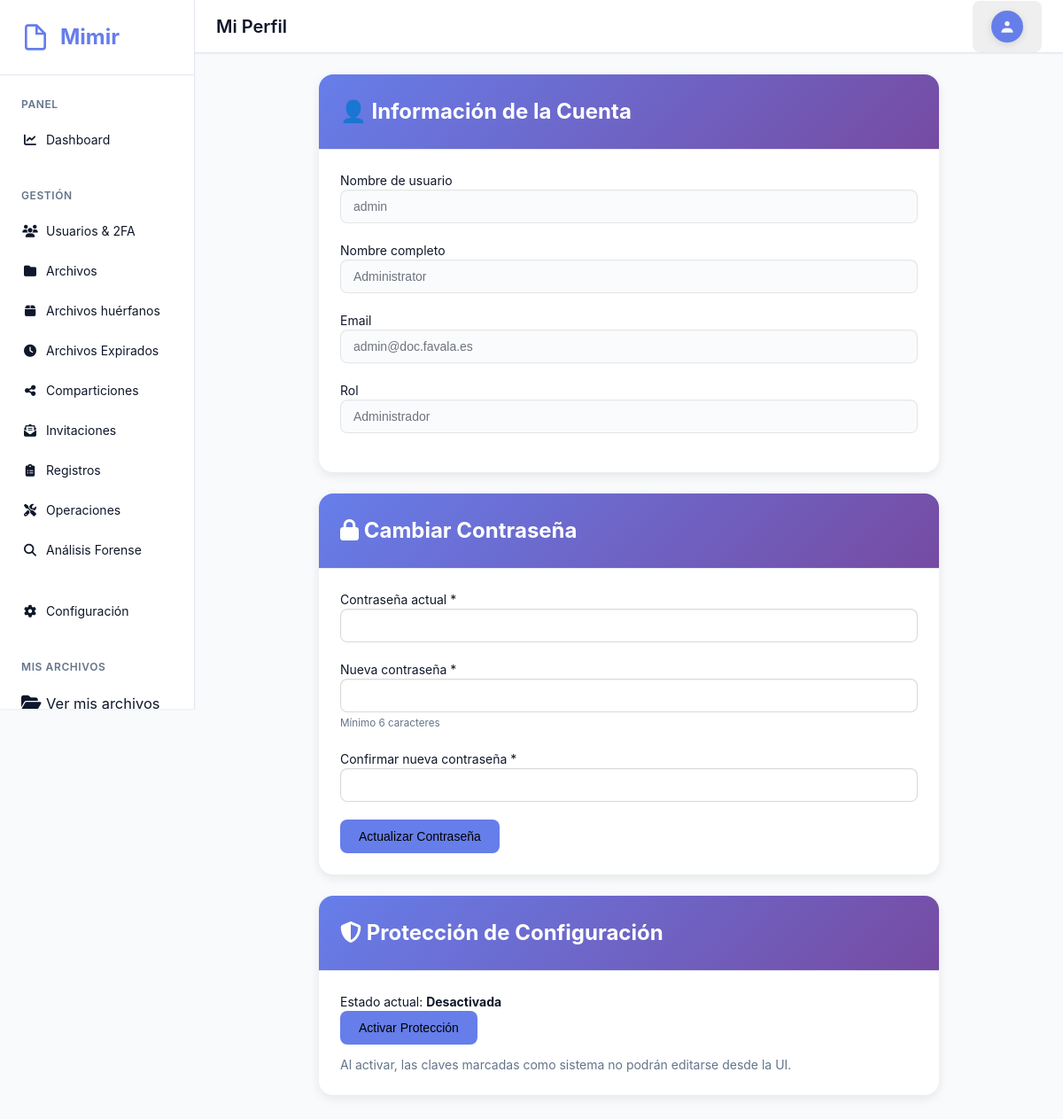
Screenshot of /user/profile.php (signed in) with the database file from the repository.
### tables this page shows
CREATE TABLE `users` (
  `id` int(11) NOT NULL AUTO_INCREMENT,
  `username` varchar(50) NOT NULL,
  `email` varchar(100) NOT NULL,
  `password` varchar(255) DEFAULT NULL,
  `full_name` varchar(100) DEFAULT NULL,
  `role` enum('admin','user') NOT NULL DEFAULT 'user',
  `is_active` tinyint(1) NOT NULL DEFAULT 1,
  `is_ldap` tinyint(1) NOT NULL DEFAULT 0,
  `storage_quota` bigint(20) DEFAULT NULL COMMENT 'Storage quota in bytes, NULL = unlimited',
  `storage_used` bigint(20) NOT NULL DEFAULT 0,
  `require_2fa` tinyint(1) NOT NULL DEFAULT 0 COMMENT 'Admin can force 2FA for this user',
  `force_password_change` tinyint(1) NOT NULL DEFAULT 0 COMMENT 'Require user to change password on next login',
  `trusted_devices` text DEFAULT NULL COMMENT 'JSON array of trusted device hashes',
  `last_login` datetime DEFAULT NULL,
  `locked_until` datetime DEFAULT NULL,
  `created_at` timestamp NOT NULL DEFAULT current_timestamp(),
  `updated_at` timestamp NOT NULL DEFAULT current_timestamp() ON UPDATE current_timestamp(),
  PRIMARY KEY (`id`),
  UNIQUE KEY `username` (`username`),
  KEY `idx_role` (`role`),
  KEY `idx_is_active` (`is_active`),
  KEY `idx_require_2fa` (`require_2fa`),
  KEY `idx_force_password_change` (`force_password_change`)
);

### includes/auth.php (called while the page is built, shortened)
<?php
require_once __DIR__ . '/config.php';
require_once __DIR__ . '/database.php';
class Auth {
    private $db;
    public function __construct() {
        $this->db = Database::getInstance()->getConnection();
    }
    public function isLoggedIn() {
        return isset($_SESSION['user_id']) && isset($_SESSION['username']);
    }
    public function isAdmin() {
        return $this->isLoggedIn() && $_SESSION['role'] === 'admin';
    }
    public function getUser() {
        return $this->getUserById($_SESSION['user_id']);
    }
    public function checkMaintenanceMode() {
        if ($this->isAdmin()) {
            return;
        }
        require_once __DIR__ . '/../classes/Config.php';
    }
    private function getUserById($id) {
        $stmt = $this->db->prepare("SELECT * FROM users WHERE id = ? LIMIT 1");
        $stmt->execute([$id]);
        return $stmt->fetch();
    }
}

### includes/database.php (called while the page is built, shortened)
<?php
class Database {
    private static $instance = null;
    private $conn;
    private function __construct() {
        try {
            $dsn = "mysql:host=" . DB_HOST . ";dbname=" . DB_NAME . ";charset=" . DB_CHARSET;
            $options = [
                PDO::ATTR_ERRMODE => PDO::ERRMODE_EXCEPTION,
                PDO::ATTR_DEFAULT_FETCH_MODE => PDO::FETCH_ASSOC,
                PDO::ATTR_EMULATE_PREPARES => false,
            ];
            $this->conn = new PDO($dsn, DB_USER, DB_PASS, $options);
        } catch (PDOException $e) {
            error_log("Database connection failed: " . $e->getMessage());
            throw new Exception("Database connection failed");
        }
    }
    public static function getInstance() {
        if (self::$instance === null) {
            self::$instance = new self();
        }
        return self::$instance;
    }
    public function getConnection() {
        return $this->conn;
    }
}

### classes/Config.php (called while the page is built, shortened)
<?php
class Config {
    private $db;
    private $cache = [];
    public function __construct() {
        $this->db = Database::getInstance()->getConnection();
        $this->loadConfig();
    }
    private function loadConfig() {
        try {
            $stmt = $this->db->query("SELECT config_key, config_value, config_type FROM config");
            while ($row = $stmt->fetch()) {
                $this->cache[$row['config_key']] = $this->castValue($row['config_value'], $row['config_type']);
            }
        } catch (Exception $e) {
            error_log("Config load error: " . $e->getMessage());
        }
    }
    public function get($key, $default = null) {
        return $this->cache[$key] ?? $default;
    }
    private function castValue($value, $type) {
        switch ($type) {
            case 'number':
                return is_numeric($value) ? (int)$value : 0;
            case 'boolean':
                return (bool)$value;
            case 'json':
                return json_decode($value, true);
            default:
                return $value;
        }
    }
}

### public/user/profile.php (the view, shortened to what this page needs)
<?php
require_once __DIR__ . '/../../includes/config.php';
require_once __DIR__ . '/../../includes/database.php';
require_once __DIR__ . '/../../includes/auth.php';
require_once __DIR__ . '/../../includes/layout.php';
require_once __DIR__ . '/../../classes/Config.php';
$auth = new Auth();
$auth->requireLogin();
$user = $auth->getUser();
$config = new Config();
renderHeader('Mi Perfil', $user);
?>
<div class="content">
    <div style="max-width: 700px; margin: 0 auto;">
        <div class="card" style="border-radius: 1rem; overflow: hidden; border: none; box-shadow: 0 4px 12px rgba(0,0,0,0.08); margin-bottom: 1.5rem;">
            <div class="card-header" style="padding: 1.5rem;">
                <h2 class="card-title" style="font-weight: 700; font-size: 1.5rem; margin: 0;">👤 Información de la Cuenta</h2>
            </div>
            <div class="card-body">
                <div class="form-group">
                    <label>Nombre de usuario</label>
                    <input type="text" class="form-control" value="<?php echo htmlspecialchars($user['username']); ?>" disabled>
                </div>
                <div class="form-group">
                    <label>Nombre completo</label>
                    <input type="text" class="form-control" value="<?php echo htmlspecialchars($user['full_name'] ?? ''); ?>" disabled>
                </div>
                <div class="form-group">
                    <label>Email</label>
                    <input type="email" class="form-control" value="<?php echo htmlspecialchars($user['email'] ?? ''); ?>" disabled>
                </div>
                <div class="form-group">
                    <label>Rol</label>
                    <input type="text" class="form-control" value="<?php echo $user['role'] === 'admin' ? 'Administrador' : 'Usuario'; ?>" disabled>
                </div>
            </div>
        </div>
        <?php if (!$user['is_ldap']): ?>
        <div class="card" style="border-radius: 1rem; overflow: hidden; border: none; box-shadow: 0 4px 12px rgba(0,0,0,0.08);">
            <div class="card-header" style="padding: 1.5rem;">
                <h2 class="card-title" style="font-weight: 700; font-size: 1.5rem; margin: 0;"><i class="fas fa-lock"></i> Cambiar Contraseña</h2>
            </div>
            <div class="card-body">
                <form method="POST">
                    <div class="form-group">
                        <label>Contraseña actual *</label>
                        <input type="password" name="current_password" class="form-control" required>
                    </div>
                    <div class="form-group">
                        <label>Nueva contraseña *</label>
                        <input type="password" name="new_password" class="form-control" required minlength="6">
                        <small style="color: var(--text-muted);">Mínimo 6 caracteres</small>
                    </div>
                    <div class="form-group">
                        <label>Confirmar nueva contraseña *</label>
                        <input type="password" name="confirm_password" class="form-control" required minlength="6">
                    </div>
                    <button type="submit" class="btn btn-primary">Actualizar Contraseña</button>
                </form>
            </div>
        </div>
        <?php endif; ?>
        <?php if ($user['role'] === 'admin'): ?>
        <div class="card" style="margin-top:1.5rem; border-radius: 1rem; overflow: hidden; border: none; box-shadow: 0 4px 12px rgba(0,0,0,0.08);">
            <div class="card-header" style="padding: 1.5rem;">
                <h2 class="card-title" style="font-weight: 700; font-size: 1.5rem; margin: 0;"><i class="fas fa-shield-alt"></i> Protección de Configuración</h2>
            </div>
            <div class="card-body">
                <?php
                    $currentProtection = $config->get('enable_config_protection', '0') ? true : false;
                ?>
                <p>Estado actual: <strong><?php echo $currentProtection ? 'Activada' : 'Desactivada'; ?></strong></p>
                <form method="POST" style="display:inline-block; margin-right:0.5rem;">
                    <button type="submit" class="btn <?php echo $currentProtection ? 'btn-danger' : 'btn-primary'; ?>">
                        <?php echo $currentProtection ? 'Desactivar Protección' : 'Activar Protección'; ?>
                    </button>
                </form>
                <p style="color:var(--text-muted); margin-top:0.75rem;">Al activar, las claves marcadas como sistema no podrán editarse desde la UI.</p>
            </div>
        </div>
        <?php endif; ?>
    </div>
</div>

### public/assets/css/style.css (style rules this page uses)
:root { --brand-primary: #1e40af; --brand-secondary: #475569; --brand-accent: #0ea5e9; --primary-color: var(--brand-primary); --primary-dark: #1e3a8a; --primary-light: #3b82f6; --secondary-color: var(--brand-secondary); --accent-color: var(--brand-accent); --success-color: #059669; --danger-color: #dc2626; --warning-color: #d97706; --info-color: var(--brand-accent); --bg-color: #f8fafc; --bg-main: #ffffff; --bg-secondary: #f1f5f9; --surface-color: #ffffff; --text-color: #0f172a; --text-primary: #1e293b; --text-secondary: #475569; --text-muted: #64748b; --text-main: var(--text-primary); --text-on-primary: #ffffff; --border-color: #e2e8f0; --border-light: #f1f5f9; --sidebar-width: 250px; --header-height: 60px; --radius-sm: 4px; --radius-md: 8px; --radius-lg: 12px; --shadow-sm: 0 1px 2px 0 rgba(0, 0, 0, 0.05); --shadow-md: 0 2px 4px 0 rgba(0, 0, 0, 0.08); --shadow-lg: 0 4px 6px -1px rgba(0, 0, 0, 0.1); --shadow-xl: 0 10px 15px -3px rgba(0, 0, 0, 0.1); --primary: var(--brand-primary); --period-bg: rgba(255,255,255,0.92); --period-border: rgba(0,0,0,0.06); --period-text: var(--text-primary); --period-hover-bg: rgba(0,0,0,0.04); }
* { margin: 0; padding: 0; box-sizing: border-box; }
body { font-family: -apple-system, BlinkMacSystemFont, 'Segoe UI', Roboto, 'Helvetica Neue', Arial, sans-serif; font-size: 14px; line-height: 1.5; color: var(--text-color); background-color: var(--bg-color); }
.content { flex: 1; padding: 1.5rem; }
.card { background-color: var(--surface-color); border-radius: var(--radius-md); box-shadow: var(--shadow-sm); border: 1px solid var(--border-color); margin-bottom: 1.5rem; }
.card-header { padding: 1.25rem 1.5rem; border-bottom: 1px solid var(--border-color); display: flex; align-items: center; justify-content: space-between; }
.card-title { font-size: 1.125rem; font-weight: 600; }
.card-body { padding: 1.5rem; }
.card-header { background: linear-gradient(135deg, var(--brand-primary) 0%, var(--brand-secondary) 100%); color: var(--text-on-primary, #ffffff); }
.btn { display: inline-flex; align-items: center; justify-content: center; gap: 0.5rem; padding: 0.625rem 1.25rem; font-size: 0.875rem; font-weight: 500; border: 1px solid transparent; border-radius: var(--radius-md); cursor: pointer; transition: all 0.2s; text-decoration: none; }
.btn-primary { background-color: var(--primary-color); color: var(--text-on-primary); border-color: transparent; }
.form-group { margin-bottom: 1.25rem; }
.form-control { width: 100%; padding: 0.625rem 0.875rem; font-size: 0.875rem; border: 1.5px solid rgba(0, 0, 0, 0.15); border-radius: var(--radius-md); background-color: rgba(255, 255, 255, 0.05); color: var(--text-color); transition: all 0.2s; box-shadow: inset 0 1px 2px rgba(0, 0, 0, 0.05); }
.form-control:disabled { background-color: var(--bg-color); opacity: 0.6; cursor: not-allowed; }
.fas, .far, .fab { display: inline-block; font-style: normal; font-variant: normal; text-rendering: auto; -webkit-font-smoothing: antialiased; }

### rows the page displays
users: username "admin", full_name "Administrator", email "admin@doc.favala.es", role "Administrador"

### other values shown
$siteName "Mimir"
$title "Mi Perfil"
